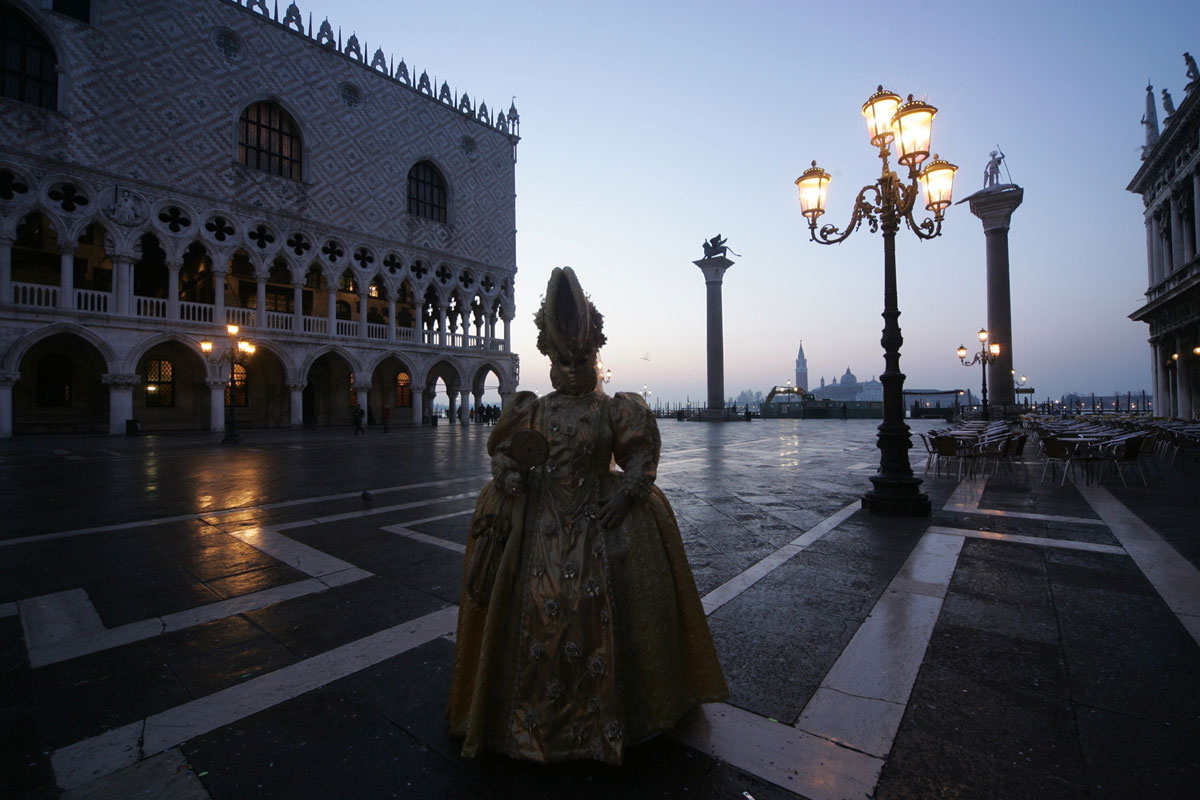
#> input picture Immagini/venezia1.jpg, 1200 x 800 px
$ python HDRElaborator.py   (older library calls are emulated)
#> lines starting #> are read from the running program, lines starting #| are printed output that depends on the picture
import cv2
import numpy

class HDRElaborator:

    # kernel gaussiano comune
    kernel = cv2.getGaussianKernel(ksize=5, sigma=-1)

    # Costruttore
    def __init__(self, imagesName, layers):
        # Nomi delle immagini su cui si vuole applicare l'algoritmo per calcolare l'immagini in HDR
        self.imagesName = imagesName
        # Livelli usati per le piramidi
        self.layers = layers
        # Array che conterrà le varie immagini
        self.images = []
        self.alignedImage = None


    # Carica le immagini indicate nel main
    def loadImage(self):
        # Carico le singole immagini richieste
        for im in self.imagesName:
            image = None
            image = cv2.imread('./Immagini/'+ im)
#> image is the input picture: shape (800, 1200, 3); mean B, G, R 90.3, 80.2, 76.8
            # Controllo che l'immagine sia stata effettivamente caricata
            if image is not None:
                self.images.append(image)
            else:
                print("Immagine {} non trovata".format('test/'+ im))
        # Se ho meno di 2 immagini è inutile andare avanti
        if len(self.images)  < 2:
            return

        interp = None
        # Calcolo la dimensione media delle foto
        dim = [0,0]
        for im in self.images:
            dim = numpy.add(dim, im.shape[:2])
#> this loop made 3 passes
#> dim on passes 1 to 3: [800, 1200], [1600, 2400], [2400, 3600]

        # Dimensione media dei valori di w e h delle future foto
        dim = dim / len(self.images)
#> dim = [800, 1200]

        dimf = [0,0]
        # Controllo se le dimensioni sono compatibili con le future resize, se lo sono le uso oppure calcolo i nuovi valori
        if int(dim[0]) % (2**self.layers) != 0:
            dimf[0] = dim[0] + int((2**self.layers) / 2)
            dimf[0] = dimf[0] - ( dimf[0] % (2**self.layers))
        else:
            dimf[0] = dim[0]

        if  int(dim[1]) % (2**self.layers) != 0:
            dimf[1] = dim[1] + int((2**self.layers) / 2)
            dimf[1] = dimf[1] - ( dimf[1] % (2**self.layers))
        else:
            dimf[1] = dim[1]

        # cast in interi
        dimf = [int(x) for x in dimf]
#> dimf = [800, 1200]

        '''
        Rendo le immagini tutte della stessa dimensione in modo che siano compatibili alle future resize,
        durante le varie resize si andra' ad arrotondare i risultati in interi, nel passaggio da una resize che rende
        l'immagine più piccolaad una resize che la rende più grande potrei perdere dei pixel e l'algoritmo andrebbe in errore nel momento che
        cerca di sommare o moltiplicare 2 matrici di dimensioni differenti
        '''
        for x in range(0, len(self.images)):
            sh, sw = ( dimf[0], dimf[1] )
            h, w = self.images[x].shape[:2]
            # Scelgo l'interpolazione migliore a secondo se si stanno decrementando o aumentando le dimensioni delle foto
            if h > sh or w > sw:
                interp = cv2.INTER_AREA
            else:
                interp = cv2.INTER_CUBIC
            self.images[x] = cv2.resize(self.images[x], ( dimf[1],  dimf[0] ), interpolation  = interp)
#> this loop made 3 passes
#> after the loop, self.images = 3 items


    # Effettua un allineamento soft delle immagini passate
    def align(self):
        alignMTB = cv2.createAlignMTB()
        self.alignedImage = self.images
#> self.alignedImage = 3 items
        alignMTB.process(self.images, self.alignedImage)

    # Calcola il peso delle immagini passate in input, andando a pesare il contrasto, la saturazione e l'esposizione
    def findImportance(self, images):
        # Importance rappresenta l'importanza che daremo alle varie immagini del set che si vuole fondere
        importance = []
        # Costruisco una matrice della dimensione (h*w) delle singole foto inizializzata tutta a 0
        singleImportance = numpy.zeros(images[0].shape[:2], dtype=numpy.float32)
        # Analizzo ogni immagine separatamente per calcolarne l'importanza
        for ima in images:
            # Divido tutti i valori dell'immagine in modo da normalizzarne i valori nel range [0,1]
            im = numpy.float32(ima)/255
            # Costruisco una matrice della dimensione (h*w) delle singole foto inizializzata tutta a 0
            weight = numpy.zeros(images[0].shape[:2], dtype=numpy.float32)
            '''
            Per calcolare il valore relativo al peso del contrasto
            Applichiamo un filtro Laplaciano ad ogni immagine, che è stata precedentemente convertita in scala di grigi, prendendo il risultato del filtro in valore assoluto.
            Con cv2.CV_32F impostiamo la profondità dell'immagine di destinazione.
            '''
            contrast = numpy.absolute(cv2.Laplacian( cv2.cvtColor(im, cv2.COLOR_BGR2GRAY), cv2.CV_32F)) + 0.5
            # Calcoliamo la moltiplicazione tra le due matrici, i pesi originali e quelli relativi al contrasto
            weight = numpy.add(weight, contrast)

            '''
            Per calcolare il valore relativo al peso della saturazione
            Calcoliamo la devizione per ciascun pixel dell'immagine
            '''
            weight = numpy.add(weight, numpy.std(im, axis=2, dtype=numpy.float32) + 0.5 )

            '''
            Per calcolare il valore relativo al peso dell'esposizione
            Andiamo a pesare ogni intensità su una campana di Gauss
            Applichiamo la campana di Gauss singolarmente ad ogni canale, moltiplicando tra loro i vari risulti ed ottenere la vera esposizione
            '''
            # uso numpy.prod per calcolare il prodotto della matrice restituita

            # Analizzo solo il canale R
            imR = im.copy()
            imR[:,:,0] = 0
            imR[:,:,1] = 0
            exposure = numpy.prod( numpy.exp(-((imR - 0.5)**2)/(2*(0.2**2))), axis=2, dtype=numpy.float32)  + 0.5

            # Analizzo solo il canale B
            imB = im.copy()
            imB[:,:,1] = 0
            imB[:,:,2] = 0
            exposure1 = numpy.prod( numpy.exp(-((imB - 0.5)**2)/(2*(0.2**2))), axis=2, dtype=numpy.float32)  + 0.5

            # Analizzo solo il canale G
            imG = im.copy()
            imG[:,:,0] = 0
            imG[:,:,2] = 0
            exposure2 = numpy.prod( numpy.exp(-((imG - 0.5)**2)/(2*(0.2**2))), axis=2, dtype=numpy.float32)  + 0.5

            exposure = numpy.multiply(exposure, exposure1)
            exposure = numpy.multiply(exposure, exposure2)
            weight = numpy.add(weight, exposure)
            singleImportance += weight

            importance.append(weight)
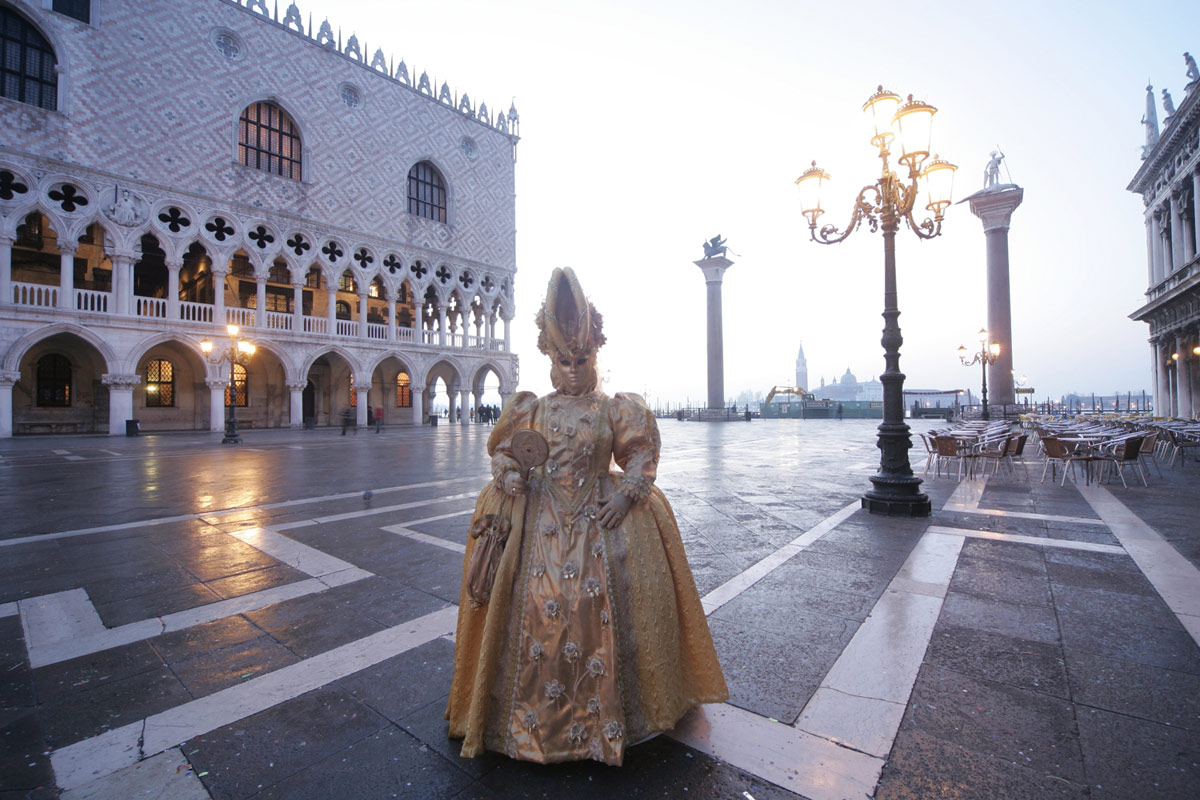
#> im: shape (800, 1200, 3) float32; mean of channels 0, 1, 2 0.61, 0.567, 0.575; drawn as B, G, R
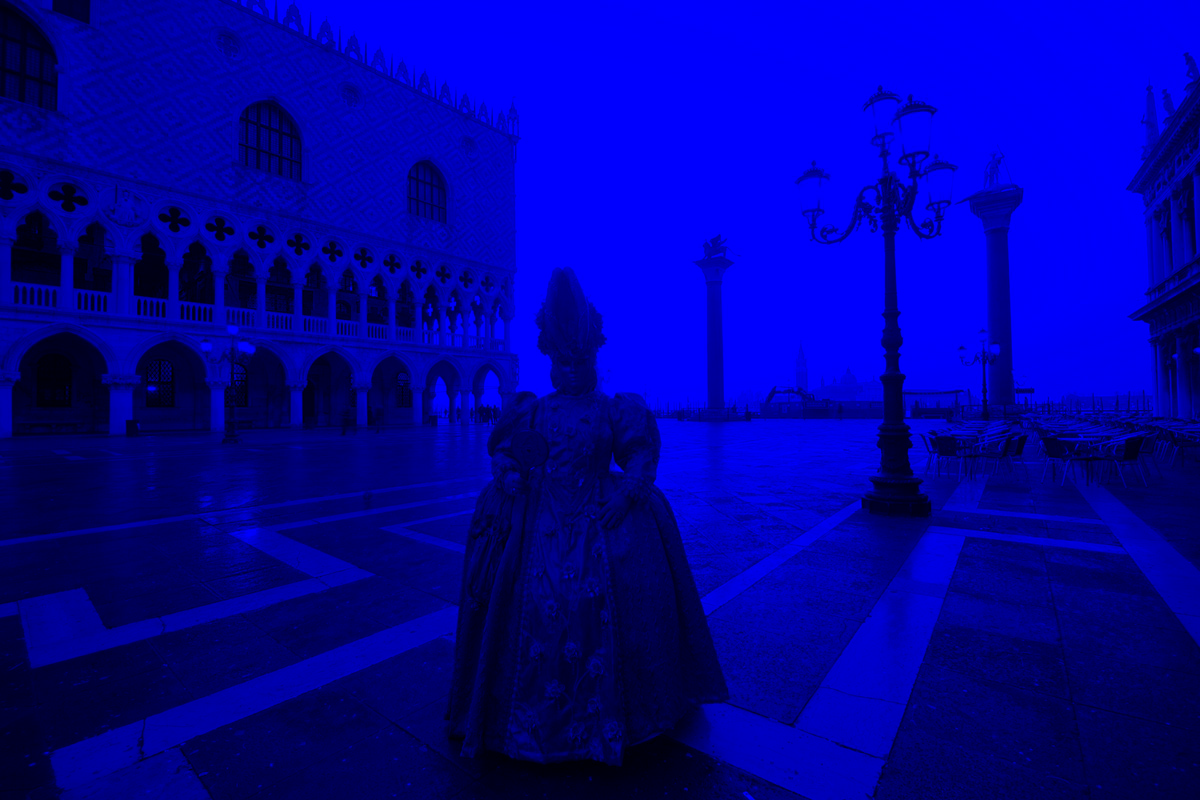
#> imB: shape (800, 1200, 3) float32; mean of channels 0, 1, 2 0.61, 0, 0; drawn as B, G, R
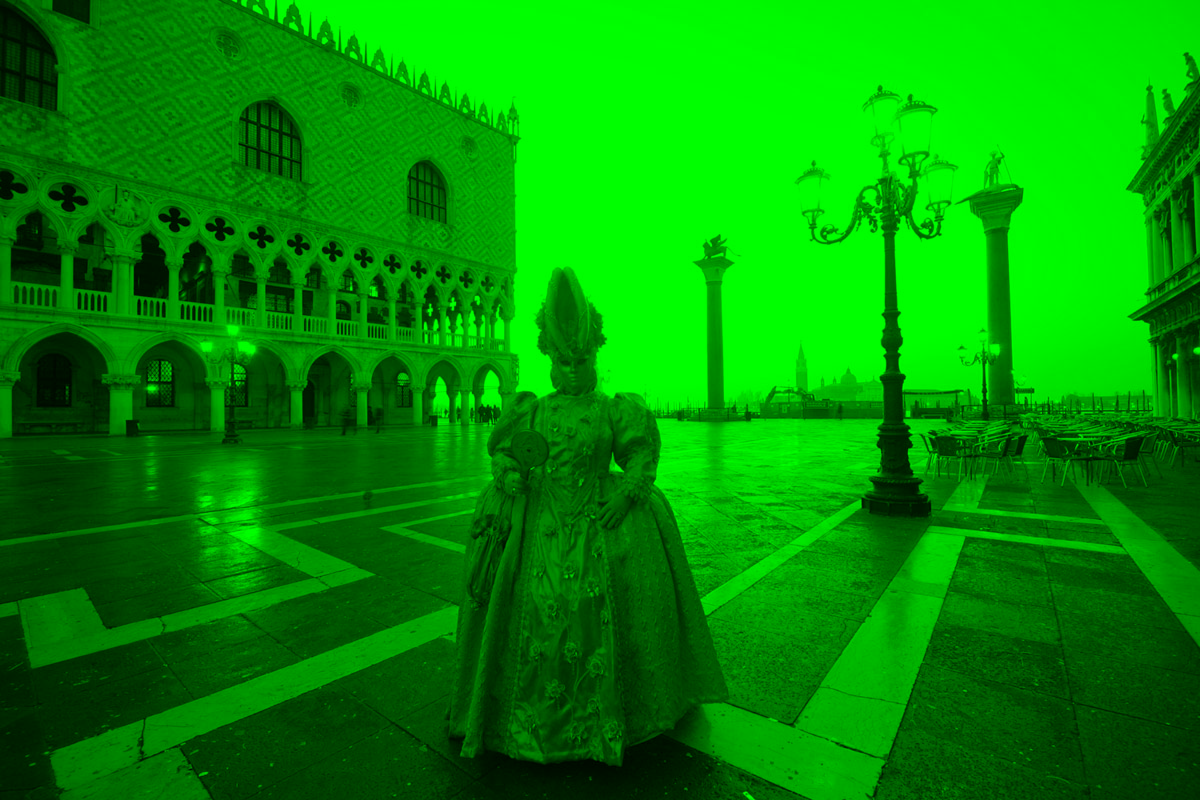
#> imG: shape (800, 1200, 3) float32; mean of channels 0, 1, 2 0, 0.567, 0; drawn as B, G, R
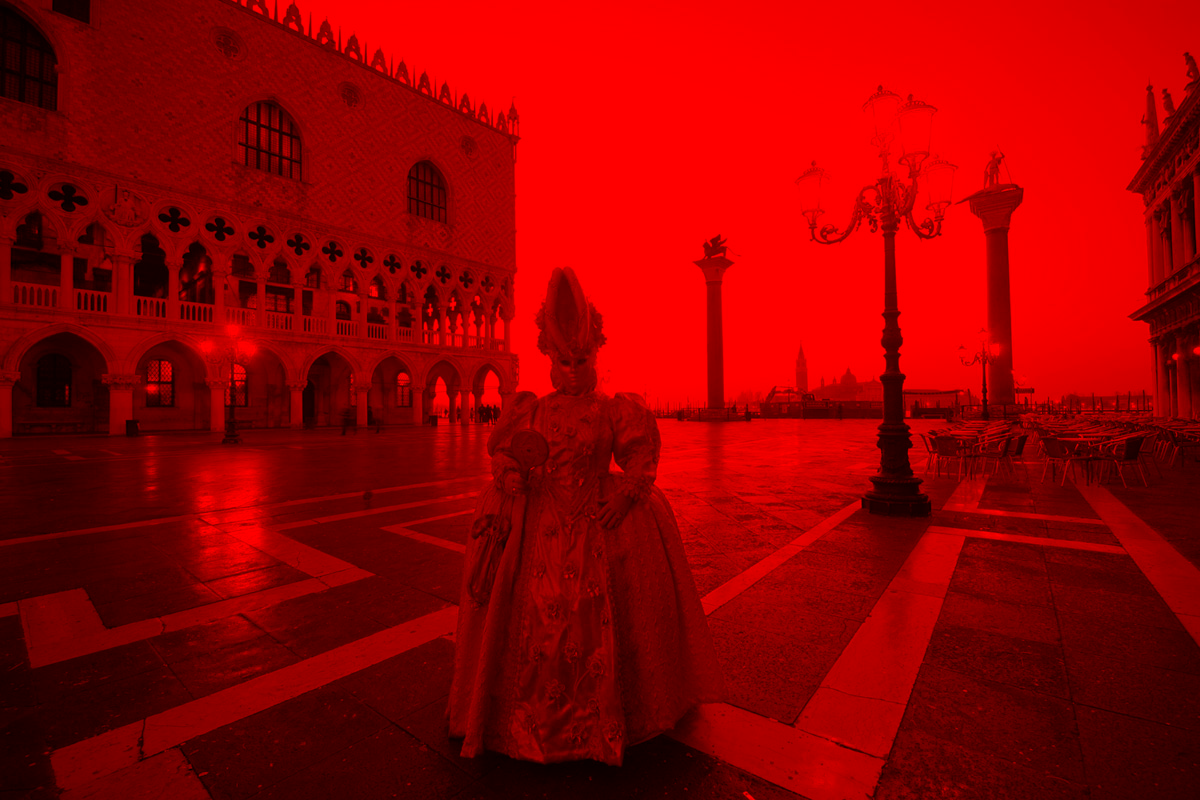
#> imR: shape (800, 1200, 3) float32; mean of channels 0, 1, 2 0, 0, 0.575; drawn as B, G, R
#> after the loop, importance = 3 items

        for x in range(0, len(importance)):

            importance[x][singleImportance > 0] = importance[x][singleImportance > 0] / singleImportance[singleImportance > 0]
            importance[x] = numpy.uint8(importance[x]*255)
        return importance


    # Funzione che si occupa di effettuare sia il resize che l'applicazione di un filtro passo basso
    def lowPassFilter(self, image, exp):
        if exp:
            # Ritorno l'immagine filtrata di dimensione ridotta
            return cv2.resize(cv2.filter2D(image, -1, HDRElaborator.kernel ), None, fx=0.5, fy=0.5, interpolation = cv2.INTER_AREA )
        else:
            # Ritorno l'immagine filtrata di dimensione maggiore
            return cv2.resize(  cv2.filter2D(image, -1, HDRElaborator.kernel ), None, fx=2, fy=2, interpolation = cv2.INTER_CUBIC )


    # Calcola la piramide Gaussiana relativa all'immagine passata.
    def gaussPyramid(self, img, layers):
        cpImage = img.copy()
        gPyramid = [cpImage]
        for x in range(0,layers):
            cpImage = self.lowPassFilter(cpImage,True)
            gPyramid.append(cpImage)
        return gPyramid

    # Calcola la piramide Laplanica relativa all'immagine passata.
    def laplPyramid(self, img ):
        gPyramid = self.gaussPyramid(img, self.layers+1)

        lPyramid = [gPyramid[self.layers-1]]
        for x in range(self.layers-1, 0, -1):
            workedImage = self.lowPassFilter(gPyramid[x], False)
            subImage = cv2.subtract(gPyramid[x-1], workedImage)
            lPyramid = [subImage] + lPyramid
        return lPyramid


    def overlap(self, images):
        # Calcolo i pesi delle singole immagini, andando a pesare esposizione, saturazione e contrasto
        importance = self.findImportance(images)
#> importance = 3 items
        lapl, gaus = [], []

        # Calcolo le piramidi laplamiche e gaussiane relative alle immagine e alle mappa pesate
        for x in range(0, len(importance)):
            lapl.append(self.laplPyramid(images[x]))
            gaus.append(self.gaussPyramid(importance[x], self.layers))
#> after the loop, gaus = 3 items; lapl = 3 items


        # Combina le piramidi con i pesi
        pyr = []
        for x in range(0,self.layers):
            # Costruisco una matrice della dimensione (h*w) delle singole foto inizializzata tutta a 0
            moreDetails = numpy.zeros(lapl[0][x].shape, dtype=numpy.uint8)

            # per ogni immagine che si vuole fondere nell'HDR
            for y in range(0, len(images)):
                # Prende le varie immagini laplaniche nelle varie dimensioni ogni volta
                laplImage = lapl[y][x]

                '''
                Prendo le singole immagini gaussiane nelle varie dimensioni
                Trasformo i valore delle singole immagini in float32 e
                li divido per 255 in modo da normalizzare i valori in un range [0,1]
                '''
                gausNormalized = numpy.float32(gaus[y][x]) / 255
                stackGauss = numpy.dstack((gausNormalized, gausNormalized, gausNormalized))

                '''
                Moltiplico tra loro le immagini relative ai singoli livelli delle piramidi
                Come input gli forniamo la singola immagine laplanica, l'immagine gaussiana manipolata e
                la profonditò della matrice cv2.CV_8UC3 (matrice intera senza segno a 8 bit con 3 canali)
                '''
                multiImage = cv2.multiply(laplImage,stackGauss, dtype=cv2.CV_8UC3)

                '''
                Sommo l'immagine generata dalla multiply alla matrice precedentemente inizializzata,
                in questo modo vado a catturare maggiori dettagli da ogni foto analizzata
                '''
                moreDetails = cv2.add(moreDetails, multiImage)
            # Aggiungo le varie immagini generate, una per ogni livello analizzato
            pyr.append(moreDetails)
#> after the loop, pyr = 2 items


        fused = pyr[len(pyr)-1]
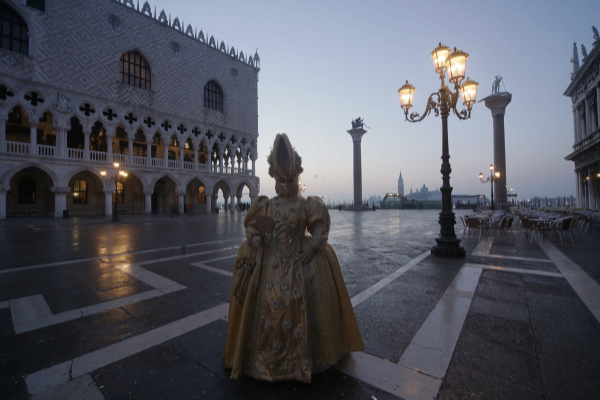
#> fused: shape (400, 600, 3); mean of channels 0, 1, 2 96.1, 86.9, 85.1; drawn as B, G, R
        for i in range( len(pyr)-2, -1, -1):
            fused = cv2.add( pyr[i], self.lowPassFilter(fused,False))
#> this loop made 1 pass

        return fused


    def getHDRImage(self):
        self.loadImage()
        # Controllo che almeno 2 immagini siano state caricate ( l'esecuzione su una sola immagine è inutile)
        if len(self.images) >= 2:
            self.align()
            result = self.overlap(self.alignedImage)
            cv2.imwrite('Immagini/RisultatoFusione.jpg', result)
            print("Immagine HDR creata")
        else:
            print("Set di immagini non valide per l'esecuzione dell'algoritmo")


if __name__ == "__main__":

# Set di immagini di test presenti nella cartella Immagini
# ['monument_opt.jpg', 'monument_over.jpg', 'monument_under.jpg' ]
# ['casa1.jpg', 'casa3.jpg', 'casa2.jpg']
# ['venezia1.jpg', 'venezia2.jpg', 'venezia3.jpg' ]
# ['finA.jpg', 'finB.jpg', 'finC.jpg', 'finD.jpg']
# [ 'pig2.jpg', 'pig3.jpg', 'pig4.jpg']
# [ 'pig1.jpg', 'pig2.jpg', 'pig3.jpg', 'pig4.jpg']

    hdr = HDRElaborator(  ['venezia1.jpg', 'venezia2.jpg', 'venezia3.jpg' ], 2)
    hdr.getHDRImage()
